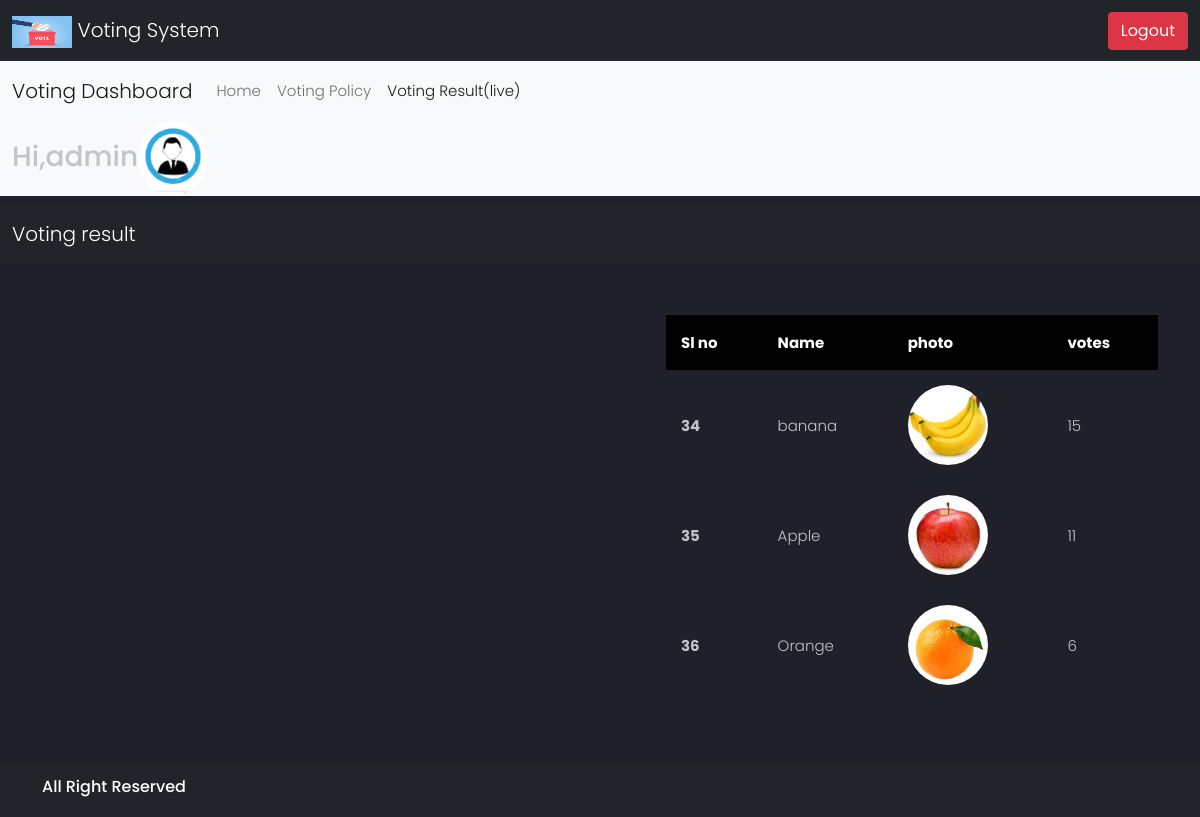
Page /partials/userresult.php (signed in) on the committed database.
### tables this page shows
CREATE TABLE `votes` (
  `id` int(11) NOT NULL,
  `username` varchar(255) NOT NULL,
  `photo` varchar(255) NOT NULL,
  `votes` int(11) NOT NULL
);

### Partials/userresult.php (the view, shortened to what this page needs)
<?php
$data=$_SESSION['data'];
?>
<?php
include('../actions/connect.php');
?>
<!DOCTYPE html>
<html lang="en">
  <head>
    <link href="https://cdn.jsdelivr.net/npm/bootstrap@5.0.2/dist/css/bootstrap.min.css" rel="stylesheet">
    <link rel="stylesheet" href="style.css">
  </head>
  <body>
    <header>
     <nav class="navbar navbar-dark bg-dark text-white">
  <div class="container-fluid">
    <a class="navbar-brand" href="#">
      <img src="../vote.jpg" alt="" width="60" height="32" class="d-inline-block align-text-top">
      Voting System
    </a>
    <a href="logout.php"><button type="button" class="btn btn-danger">Logout</button></a>
  </div>
</nav>
      <nav class="navbar navbar-expand-lg navbar-light bg-light">
  <div class="container-fluid">
    <a class="navbar-brand" href="#">Voting Dashboard</a>
    <div class="collapse navbar-collapse" id="navbarNavAltMarkup">
      <div class="navbar-nav">
        <a class="nav-link " href="Dashboard.php">Home</a>
        <a class="nav-link " href="uservotingp.php" aria-current="page" >Voting Policy</a>
        <a class="nav-link active" href="userresult.php">Voting Result(live)</a>
      </div>
    </div>
  </div>
</nav>
    </header>
	<section>
<div class="container-fluid bg-light text-black" >
  <h3>Hi,<?php echo $data['username'];?><img src="../uploads/<?php echo $data['photo']; ?>" width="70" class="rounded-circle"></h3>
</div>
<nav class="navbar navbar-dark bg-dark text-white">
  <div class="container-fluid">
    <a class="navbar-brand" href="#" >Voting result</a>
  </div>
</nav>
<div class="container">
  <div class="row">
    <div class="col">
     <div id="piechart" style="width: 600px; height: 500px;"></div>
    </div>
    <div class="col">
    	<br><br>
      <table class="col-xs-8  table-striped table-condensed table-fixed"   width="100%">
                <thead>
                    <tr>
                        <th scope="col">Sl no</th>
                        <th scope="col">Name</th>
                        <th scope="col">photo</th>
                        <th scope="col">votes</th>
                    </tr>
                </thead>
                <tbody>
                    <?php
                    $sql = "Select * from `votes`";
                    $result = mysqli_query($con, $sql);
                    if ($result) {
                        while ($row = mysqli_fetch_assoc($result)) {
                            $id = $row['id'];
                            $name = $row['username'];
                            $votes = $row['votes'];
                            $photo = $row['photo'];
                            echo '
<tr>
      <th scope="row">' . $id . '</th>
      <td>' . $name . '</td>
      <td><img src="../uploads/'. $photo .'"  class="rounded-circle" width="80" height="80" > </td>
      <td>' . $votes . '</td>
    </tr>
  ';
                        }
                    }
                    ?>
                </tbody>
            </table>
    </div>
  </div>
</div>
</section>
  <footer>
<nav class="navbar navbar-expand-md navbar-dark bg-dark">
  <div class="container-sm">
    <a class="navbar-brand" href="#"><h6>All Right Reserved</h6></a>
  </div>
</nav>
  </footer>
  </body>
</html>

### style.css (style rules this page uses)
body { font-family: 'Poppins', sans-serif; font-weight: 300; font-size: 15px; line-height: 1.7; color: #c4c3ca; background-color: #1f2029; overflow-x: hidden }
a { cursor: pointer; transition: all 200ms linear }

### Partials/userresult.php (style rules this page uses)
footer { bottom: 0px; right: 0px; left: 0px; }
a { text-decoration: none; }
.table-fixed thead, .table-fixed thead>th { background: #000000; color: #fff; }
th, td { padding: 15px; }

### rows in the picture
votes: id "34", username "banana", photo (picture), votes "15"
votes: id "35", username "Apple", photo (picture), votes "11"
votes: id "36", username "Orange", photo (picture), votes "6"

### other values in the picture
$data['username'] "admin"
